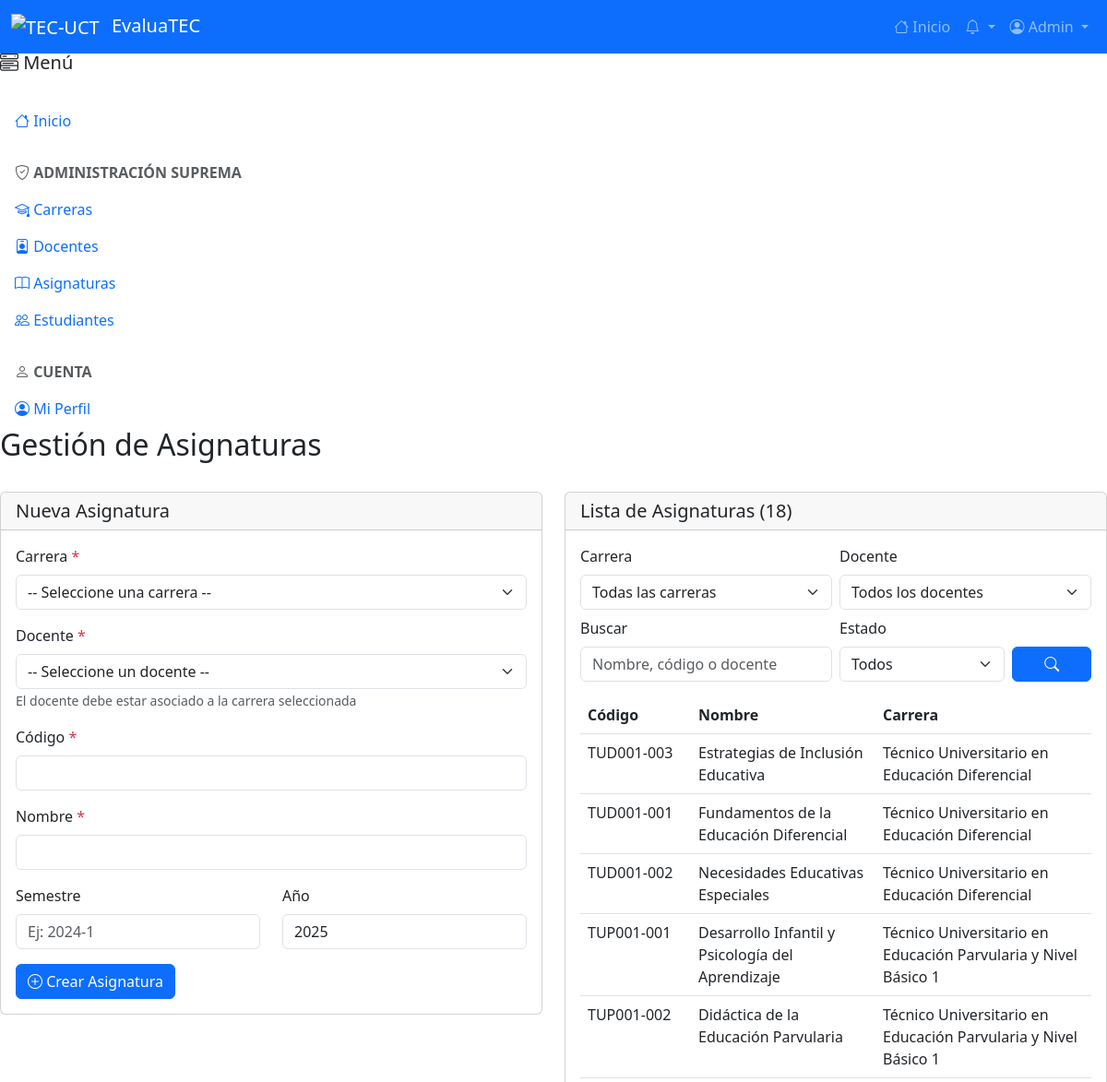
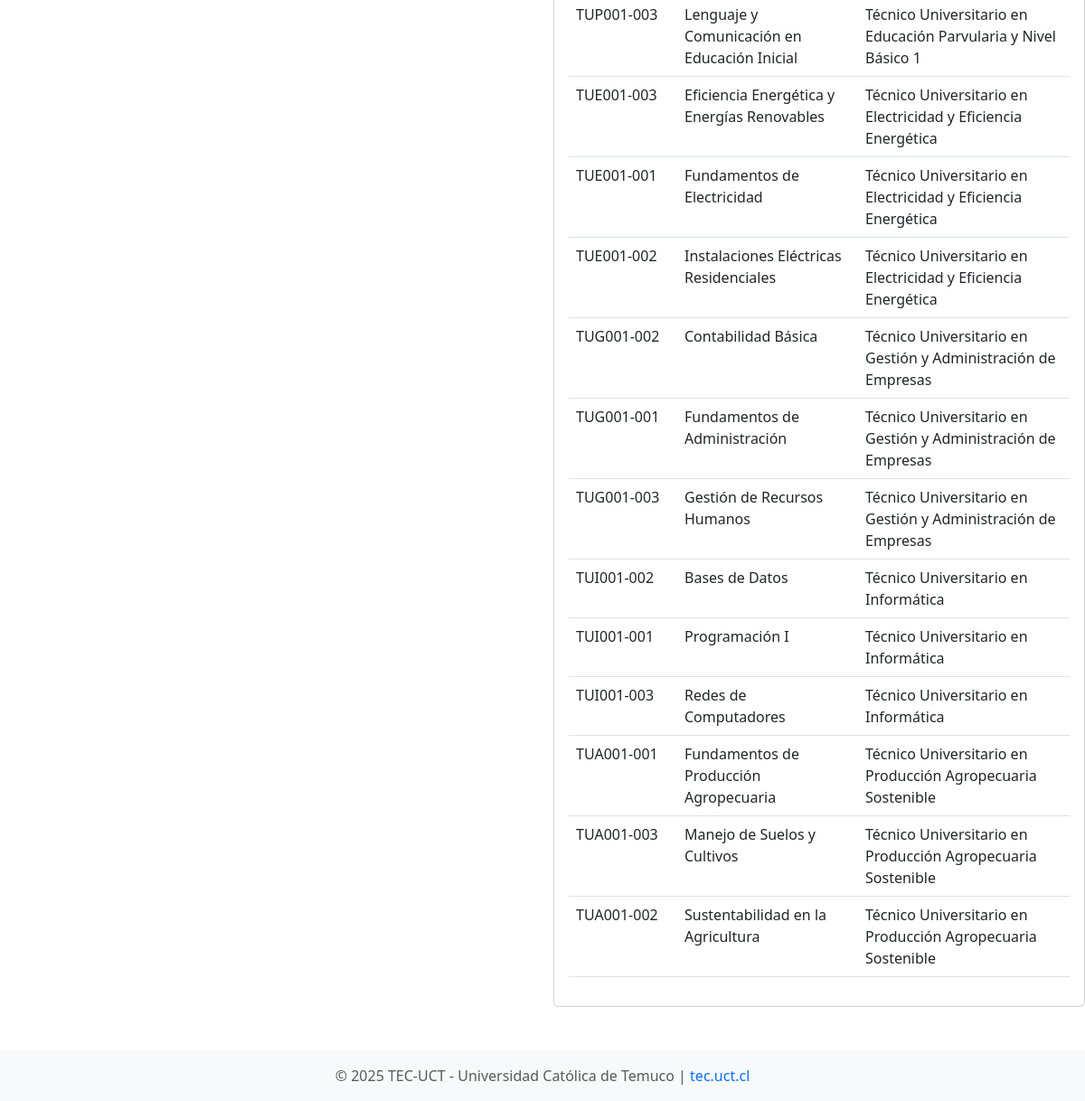
The page /admin_supremo/asignaturas.php (signed in) on the database its author committed (2 pictures, top to bottom).
### tables this page shows
CREATE TABLE IF NOT EXISTS asignaturas (
    id INT AUTO_INCREMENT PRIMARY KEY,
    carrera_id INT NOT NULL,
    nombre VARCHAR(255) NOT NULL,
    codigo VARCHAR(50) NOT NULL,
    docente_id INT NOT NULL,
    semestre VARCHAR(20),
    anio INT,
    activa BOOLEAN DEFAULT TRUE,
    created_at TIMESTAMP DEFAULT CURRENT_TIMESTAMP,
    FOREIGN KEY (carrera_id) REFERENCES carreras(id) ON DELETE CASCADE,
    FOREIGN KEY (docente_id) REFERENCES usuarios(id) ON DELETE CASCADE,
    UNIQUE KEY unique_asignatura (carrera_id, codigo, docente_id)
);

CREATE TABLE IF NOT EXISTS carreras (
    id INT AUTO_INCREMENT PRIMARY KEY,
    nombre VARCHAR(255) NOT NULL,
    codigo VARCHAR(50) UNIQUE NOT NULL,
    activa BOOLEAN DEFAULT TRUE,
    created_at TIMESTAMP DEFAULT CURRENT_TIMESTAMP
);

### config/config.php (called while the page is built, shortened)
<?php
function sanitizar($data) {
    return htmlspecialchars(strip_tags(trim($data)), ENT_QUOTES, 'UTF-8');
}
?>

### admin_supremo/asignaturas.php (the view, shortened to what this page needs)
<?php
require_once '../config/config.php';
include '../includes/header.php';
$pdo = getDBConnection();
$asignatura_editar = null;
$stmt = $pdo->query("
    SELECT DISTINCT u.*,
           GROUP_CONCAT(DISTINCT c.nombre ORDER BY c.nombre SEPARATOR ', ') as carreras_nombres
    FROM usuarios u
    LEFT JOIN docentes_carreras dc ON u.id = dc.docente_id AND dc.activo = 1
    LEFT JOIN carreras c ON dc.carrera_id = c.id
    WHERE u.tipo = 'docente' AND u.activo = 1
    GROUP BY u.id
    ORDER BY u.apellido, u.nombre
");
$docente_filtro = $_GET['docente_id'] ?? null;
$carrera_filtro = $_GET['carrera_id'] ?? null;
$busqueda = sanitizar($_GET['busqueda'] ?? '');
$filtro_estado = $_GET['estado'] ?? '';
$sql = "
    SELECT a.*, c.nombre as carrera_nombre, c.codigo as carrera_codigo,
           u.nombre as docente_nombre, u.apellido as docente_apellido, u.email as docente_email
    FROM asignaturas a
    JOIN carreras c ON a.carrera_id = c.id
    JOIN usuarios u ON a.docente_id = u.id
    WHERE 1=1
";
$params = [];
$sql .= " ORDER BY c.nombre, a.nombre";
if (!empty($params)) {
    $stmt = $pdo->prepare($sql);
    $stmt->execute($params);
} else {
    $stmt = $pdo->query($sql);
}
$asignaturas = $stmt->fetchAll();
?>
<div class="row mb-4">
    <div class="col-12">
        <h2>Gestión de Asignaturas</h2>
    </div>
</div>
<div class="row mb-4">
    <div class="col-md-6">
        <div class="card">
            <div class="card-header">
                <h5 class="mb-0"><?php echo $asignatura_editar ? 'Editar Asignatura' : 'Nueva Asignatura'; ?></h5>
            </div>
            <div class="card-body">
                <form method="POST" action="" id="formAsignatura">
                    <div class="mb-3">
                        <label for="carrera_id" class="form-label">Carrera <span class="text-danger">*</span></label>
                        <select class="form-select" id="carrera_id" name="carrera_id" required>
                            <option value="">-- Seleccione una carrera --</option>
                        </select>
                    </div>
                    <div class="mb-3">
                        <label for="docente_id" class="form-label">Docente <span class="text-danger">*</span></label>
                        <select class="form-select" id="docente_id" name="docente_id" required>
                            <option value="">-- Seleccione un docente --</option>
                        </select>
                        <small class="text-muted">El docente debe estar asociado a la carrera seleccionada</small>
                    </div>
                    <div class="mb-3">
                        <label for="codigo" class="form-label">Código <span class="text-danger">*</span></label>
                        <input type="text" class="form-control" id="codigo" name="codigo"
                               value="<?php echo htmlspecialchars($asignatura_editar['codigo'] ?? ''); ?>" required>
                    </div>
                    <div class="mb-3">
                        <label for="nombre" class="form-label">Nombre <span class="text-danger">*</span></label>
                        <input type="text" class="form-control" id="nombre" name="nombre"
                               value="<?php echo htmlspecialchars($asignatura_editar['nombre'] ?? ''); ?>" required>
                    </div>
                    <div class="row">
                        <div class="col-md-6 mb-3">
                            <label for="semestre" class="form-label">Semestre</label>
                            <input type="text" class="form-control" id="semestre" name="semestre"
                                   value="<?php echo htmlspecialchars($asignatura_editar['semestre'] ?? ''); ?>"
                                   placeholder="Ej: 2024-1">
                        </div>
                        <div class="col-md-6 mb-3">
                            <label for="anio" class="form-label">Año</label>
                            <input type="number" class="form-control" id="anio" name="anio"
                                   value="<?php echo $asignatura_editar['anio'] ?? date('Y'); ?>"
                                   min="2020" max="2030">
                        </div>
                    </div>
                    <button type="submit" class="btn btn-primary">
                        <i class="bi bi-<?php echo $asignatura_editar ? 'check' : 'plus'; ?>-circle"></i>
                        <?php echo $asignatura_editar ? 'Actualizar' : 'Crear'; ?> Asignatura
                    </button>
                </form>
            </div>
        </div>
    </div>
    <div class="col-md-6">
        <div class="card">
            <div class="card-header">
                <h5 class="mb-0">Lista de Asignaturas (<?php echo count($asignaturas); ?>)</h5>
            </div>
            <div class="card-body">
                <form method="GET" action="" class="mb-3">
                    <div class="row g-2">
                        <div class="col-md-6">
                            <label for="carrera_id" class="form-label">Carrera</label>
                            <select class="form-select" id="carrera_id" name="carrera_id">
                                <option value="">Todas las carreras</option>
                            </select>
                        </div>
                        <div class="col-md-6">
                            <label for="docente_id" class="form-label">Docente</label>
                            <select class="form-select" id="docente_id" name="docente_id">
                                <option value="">Todos los docentes</option>
                            </select>
                        </div>
                        <div class="col-md-6">
                            <label for="busqueda" class="form-label">Buscar</label>
                            <input type="text" class="form-control" id="busqueda" name="busqueda"
                                   value="<?php echo htmlspecialchars($busqueda); ?>"
                                   placeholder="Nombre, código o docente">
                        </div>
                        <div class="col-md-4">
                            <label for="estado" class="form-label">Estado</label>
                            <select class="form-select" id="estado" name="estado">
                                <option value="">Todos</option>
                            </select>
                        </div>
                        <div class="col-md-2 d-flex align-items-end">
                            <button type="submit" class="btn btn-primary w-100">
                                <i class="bi bi-search"></i>
                            </button>
                        </div>
                    </div>
                </form>
                <?php if (empty($asignaturas)): ?>
                    <p class="text-muted">No hay asignaturas registradas<?php echo ($docente_filtro || $carrera_filtro || $busqueda || $filtro_estado) ? ' con los filtros aplicados' : ''; ?>.</p>
                <?php else: ?>
                    <div class="table-responsive">
                        <table class="table table-hover">
                            <thead>
                                <tr>
                                    <th style="min-width: 120px;">Código</th>
                                    <th class="text-long" style="min-width: 200px;">Nombre</th>
                                    <th class="text-long" style="min-width: 250px;">Carrera</th>
                                </tr>
                            </thead>
                            <tbody>
                                <?php foreach ($asignaturas as $asig): ?>
                                    <tr>
                                        <td><?php echo htmlspecialchars($asig['codigo']); ?></td>
                                        <td class="text-long"><?php echo htmlspecialchars($asig['nombre']); ?></td>
                                        <td class="text-long"><?php echo htmlspecialchars($asig['carrera_nombre']); ?></td>
                                    </tr>
                                <?php endforeach; ?>
                            </tbody>
                        </table>
                    </div>
                <?php endif; ?>
            </div>
        </div>
    </div>
</div>
<?php include '../includes/footer.php'; ?>

### rows shown on the page
asignaturas: codigo "TUD001-003", nombre "Estrategias de Inclusión Educativa", carrera.nombre "Técnico Universitario en Educación Diferencial"
asignaturas: codigo "TUD001-001", nombre "Fundamentos de la Educación Diferencial", carrera.nombre "Técnico Universitario en Educación Diferencial"
asignaturas: codigo "TUD001-002", nombre "Necesidades Educativas Especiales", carrera.nombre "Técnico Universitario en Educación Diferencial"
asignaturas: codigo "TUP001-001", nombre "Desarrollo Infantil y Psicología del Aprendizaje", carrera.nombre "Técnico Universitario en Educación Parvularia y Nivel Básico 1"
asignaturas: codigo "TUP001-002", nombre "Didáctica de la Educación Parvularia", carrera.nombre "Técnico Universitario en Educación Parvularia y Nivel Básico 1"
asignaturas: codigo "TUP001-003", nombre "Lenguaje y Comunicación en Educación Inicial", carrera.nombre "Técnico Universitario en Educación Parvularia y Nivel Básico 1"
asignaturas: codigo "TUE001-003", nombre "Eficiencia Energética y Energías Renovables", carrera.nombre "Técnico Universitario en Electricidad y Eficiencia Energética"
asignaturas: codigo "TUE001-001", nombre "Fundamentos de Electricidad", carrera.nombre "Técnico Universitario en Electricidad y Eficiencia Energética"
asignaturas: codigo "TUE001-002", nombre "Instalaciones Eléctricas Residenciales", carrera.nombre "Técnico Universitario en Electricidad y Eficiencia Energética"
asignaturas: codigo "TUG001-002", nombre "Contabilidad Básica", carrera.nombre "Técnico Universitario en Gestión y Administración de Empresas"
asignaturas: codigo "TUG001-001", nombre "Fundamentos de Administración", carrera.nombre "Técnico Universitario en Gestión y Administración de Empresas"
asignaturas: codigo "TUG001-003", nombre "Gestión de Recursos Humanos", carrera.nombre "Técnico Universitario en Gestión y Administración de Empresas"
asignaturas: codigo "TUI001-002", nombre "Bases de Datos", carrera.nombre "Técnico Universitario en Informática"
asignaturas: codigo "TUI001-001", nombre "Programación I", carrera.nombre "Técnico Universitario en Informática"
asignaturas: codigo "TUI001-003", nombre "Redes de Computadores", carrera.nombre "Técnico Universitario en Informática"
asignaturas: codigo "TUA001-001", nombre "Fundamentos de Producción Agropecuaria", carrera.nombre "Técnico Universitario en Producción Agropecuaria Sostenible"
asignaturas: codigo "TUA001-003", nombre "Manejo de Suelos y Cultivos", carrera.nombre "Técnico Universitario en Producción Agropecuaria Sostenible"
asignaturas: codigo "TUA001-002", nombre "Sustentabilidad en la Agricultura", carrera.nombre "Técnico Universitario en Producción Agropecuaria Sostenible"

### other values the page prints
$_SESSION['usuario_nombre'] "Admin"
count($asignaturas) "18"
